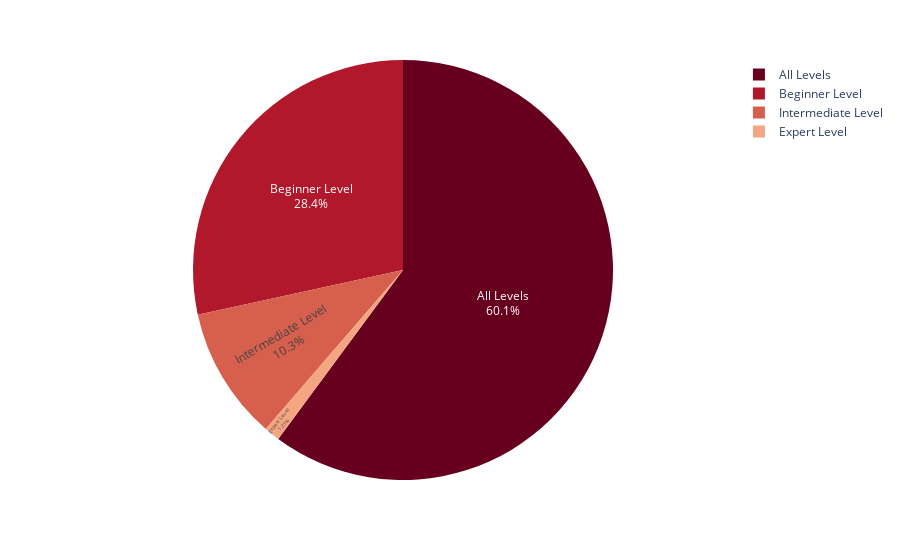

The cell this chart's notebook holds for it:
### Code cell
# Plot of Lectures per Level per Subject
plot_num_of_countable_feature('num_lectures')

### Figure 1 — Plotly figure (JSON) as saved in the notebook; plotly's stock layout.template omitted (floating-point values rounded to 4 significant figures)
{"data": [{"domain": {"x": [0, 1], "y": [0, 1]}, "hovertemplate": "Level=%{label}<br>NumberOf num_lectures=%{value}<extra></extra>", "labels": ["All Levels", "Beginner Level", "Expert Level", "Intermediate Level"], "legendgroup": "", "name": "", "showlegend": true, "textinfo": "percent+label", "textposition": "inside", "type": "pie", "values": [88698, 41908, 1785, 15129]}], "layout": {"autosize": true, "legend": {"tracegroupgap": 0}, "margin": {"t": 60}, "piecolorway": ["rgb(103,0,31)", "rgb(178,24,43)", "rgb(214,96,77)", "rgb(244,165,130)", "rgb(253,219,199)", "rgb(247,247,247)", "rgb(209,229,240)", "rgb(146,197,222)", "rgb(67,147,195)", "rgb(33,102,172)", "rgb(5,48,97)"]}}
